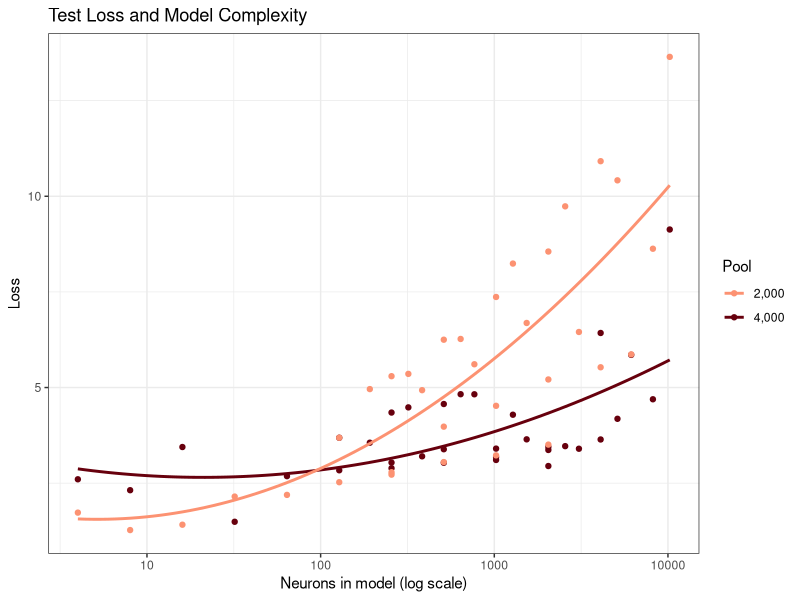

Reproduce this figure in R.
## Code to create a viz comparing test loss as a function of complexity
## For the models that trained over ~2,000 and ~4,000 sequences

#Importing necessary libraries and data
library(tidyverse)
library(ggplot2)
twok <- read_csv("../../results/results-2k.csv")
fourk <- read_csv("../../results/results-4k.csv")

#Averaging loss across seeds
twokMean <- twok |>
  group_by(layers, neuronsPerLayer) |>
  summarize(testLoss = mean(testLoss),
            trainLoss = mean(trainLoss))

fourkMean <- fourk |>
  group_by(layers, neuronsPerLayer) |>
  summarize(testLoss = mean(testLoss),
            trainLoss = mean(trainLoss))

#Generating plot
plot <- ggplot() +
  geom_point(data = fourkMean, aes(x = layers*neuronsPerLayer, y = testLoss, color = '4,000')) +
  geom_smooth(data = fourkMean, method = "lm", formula = y ~ x + I(x^2), se = FALSE, 
              aes(x = layers*neuronsPerLayer, y = testLoss, color = '4,000')) +
  geom_point(data = twokMean, aes(x = layers*neuronsPerLayer, y = testLoss, color = '2,000')) +
  geom_smooth(data = twokMean, method = "lm", formula = y ~ x + I(x^2), se = FALSE, 
              aes(x = layers*neuronsPerLayer, y = testLoss, color = '2,000')) +
  scale_x_log10() +
  labs(title = "Test Loss and Model Complexity",
       x = "Neurons in model (log scale)",
       y = "Loss",
       color = "Pool") +
  theme_bw() +
  scale_color_manual(values = c(
    '4,000' = '#67000D',
    '2,000' = '#FC9272'
  ))

ggsave('figure2.png', plot, width = 6, height = 4)
